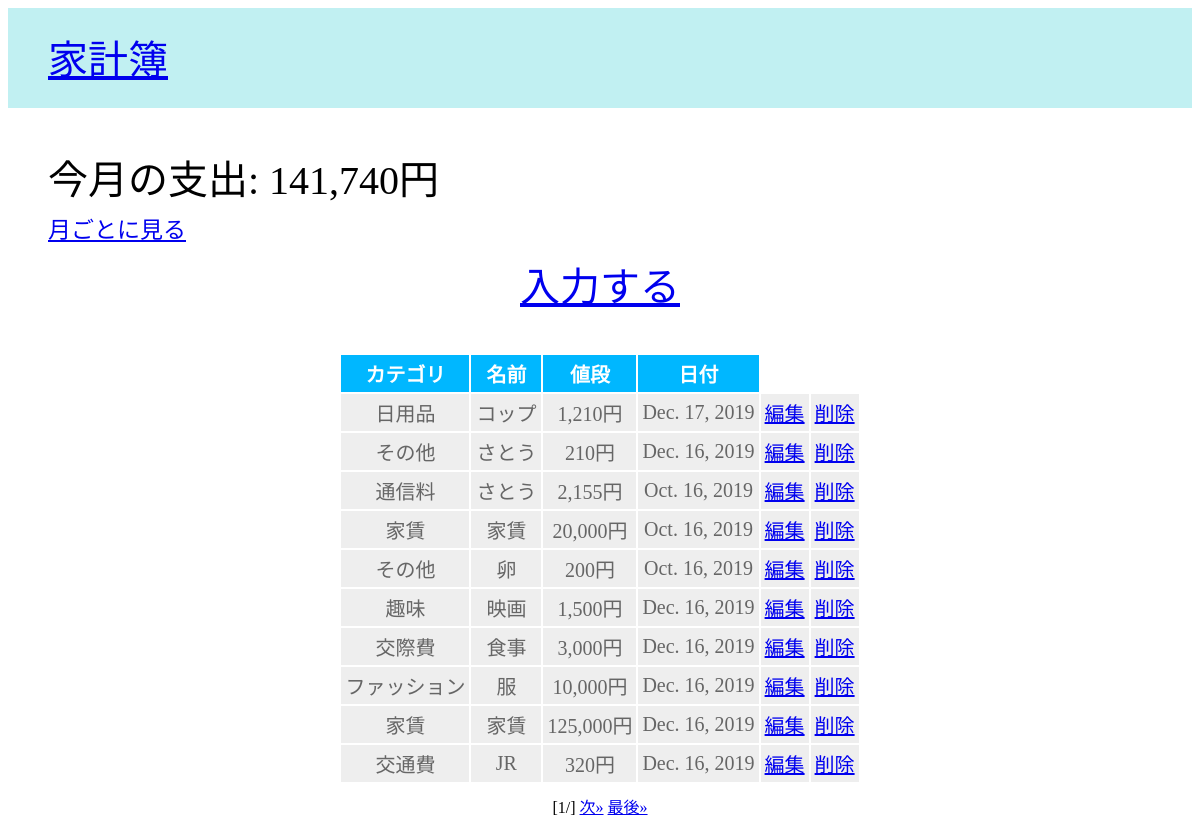
/account/, run on an earlier commit of the app's database.
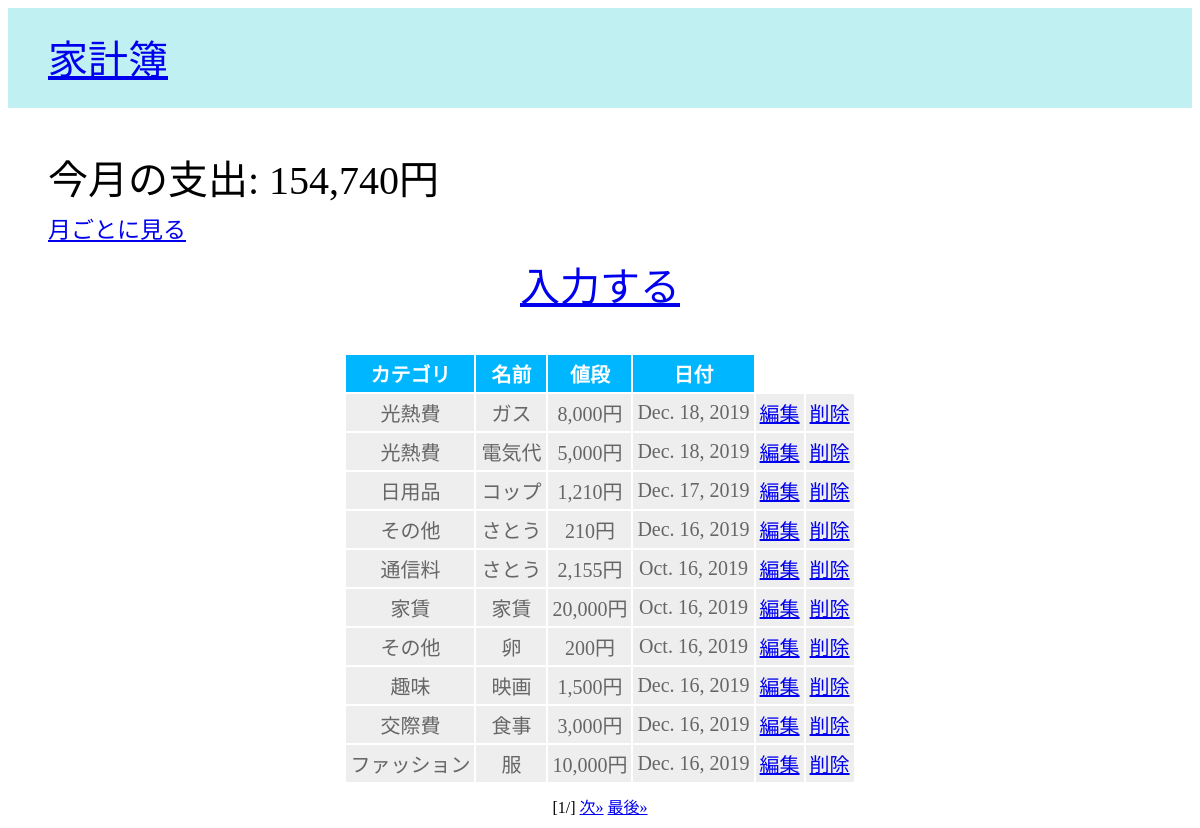
And on a later commit of the database.
### account/models.py (models this page shows, shortened)
class OutGo(models.Model):
    CATEGORY = [
        ('その他', 'その他'),
        ('食費', '食費'),
        ('光熱費', '光熱費'),
        ('家賃', '家賃'),
        ('交際費', '交際費'),
        ('日用品', '日用品'),
        ('通信料', '通信料'),
        ('交通費', '交通費'),
        ('ファッション', 'ファッション'),
        ('趣味', '趣味'),
    ]
    category = models.CharField('カテゴリ', max_length=10, choices=CATEGORY)
    name = models.CharField('買った物', max_length=100)
    price = models.IntegerField('値段', default=0)
    created_at = models.DateField('日付', default=timezone.now)
    class Meta:
        db_table = 'outgo'
        verbose_name = verbose_name_plural = '支出'

### account/views.py (the view)
# urls.py: path('', views.index, name='index'),
def index(request, num=1):
    data = OutGo.objects.all().order_by('id').reverse()
    page = Paginator(data, 10)
    today = str(timezone.now()).split('-')
    month = today[1]
    price = OutGo.objects.filter(created_at__month=month)\
        .aggregate(Sum('price'))
    price_sum = '{:,}'.format(price['price__sum'])
    msg = '今月の支出: ' + price_sum + '円'
    params = {
        'title': '家計簿',
        'data': page.get_page(num),
        'message': msg,
    }
    return render(request, 'account/index.html', params)

### account/templates/account/index.html (shortened to what this page needs)
{% extends "account/base.html" %}
{% load humanize %}
{% block contents %}
<div class="find"><a href="{% url 'find' %}">月ごとに見る</a></div>
<div class="create"><a href="{% url 'create' %}">入力する</a></div>
{% endblock %}
{% block table %}
<table>
    <tr>
        <th>カテゴリ</th>
        <th>名前</th>
        <th>値段</th>
        <th>日付</th>
    </tr>
    {% for item in data %}
    <tr>
        <td>{{ item.category }}</td>
        <td>{{ item.name }}</td>
        <td>{{ item.price|intcomma }}円</td>
        <td>{{ item.created_at }}</td>
        <td><a href="{% url 'edit' item.id %}">編集</a></td>
        <td><a href="{% url 'delete' item.id %}">削除</a></td>
    </tr>
    {% endfor %}
</table>
{% endblock %}
{% block pagination %}
<div class="pagination">
    <span calss="current">
        [{{ data.number }}/{{ data.paginator.num_page }}]
    </span>
    {% if data.has_next %}
    <a href="{% url 'index' %}{{ data.next_page_number }}">次&raquo;</a>
    <a href="{% url 'index' %}{{ data.next_page_number }}">最後&raquo;</a>
    {% endif %}
</div>
{% endblock %}

### account/templates/account/base.html (shortened to what this page needs)
{% load static %}
{% load humanize %}
<!doctype html>
<html lang="ja">
<head>
    <link rel="stylesheet" type="text/css" href="{% static 'account/style.css' %}">
</head>
<body>
    <div class="header">
        <div class="header-logo"><a href="{% url 'index' %}">{{ title }}</a></div>
    </div>
    <div class="main">
        <p class="message">{{ message|safe }}</p>
        {% block contents %}
        {% endblock %}
        {% block table %}
        {% endblock %}
        {% block pagination %}
        {% endblock %}
    </div>
</body>
</html>

### account/static/account/style.css (style rules this page uses)
body { font-family: "Avenir Next"; }
table { margin: 40px auto 10px auto; font-size: 20px; text-align: center; }
table tr th { background-color: rgb(0, 183, 255); color: white; padding: 4px 15px; border-width: 2px; }
table tr td { background-color: #eee; color: #666; padding: 4px; border-width: 4px; }
.header { background-color: #26cad048; color: #fff; height: 100px; }
.header-logo { color: #fff; font-size: 40px; padding: 20px 40px; }
.pagination { margin: 10px auto; text-align: center; }
.message { font-size: 40px; margin-bottom: 5px; padding-left: 40px; }
.find { padding-left: 40px; font-size: 23px; }
.create { margin-top: 10px; font-size: 40px; text-align: center; }

What changed in the data, as far as the page shows it:
no longer on this page (row unchanged): OutGo: category "家賃", name "家賃", price "125,000", created_at "Dec. 16, 2019"
no longer on this page (row unchanged): OutGo: category "交通費", name "JR", price "320", created_at "Dec. 16, 2019"
added OutGo: category "光熱費", name "ガス", price "8,000", created_at "Dec. 18, 2019"
added OutGo: category "光熱費", name "電気代", price "5,000", created_at "Dec. 18, 2019"
Also different on the page:
{{ message|safe }}: "今月の支出: 141,740円" → "今月の支出: 154,740円"
